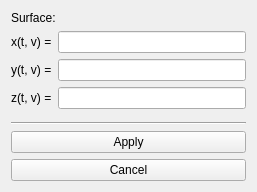
<?xml version="1.0" encoding="UTF-8"?>
<ui version="4.0">
 <class>Form</class>
 <widget class="QWidget" name="Form">
  <property name="geometry">
   <rect>
    <x>0</x>
    <y>0</y>
    <width>257</width>
    <height>192</height>
   </rect>
  </property>
  <property name="windowTitle">
   <string>Form</string>
  </property>
  <layout class="QVBoxLayout" name="verticalLayout">
   <item>
    <widget class="QLabel" name="label_4">
     <property name="text">
      <string>Surface:</string>
     </property>
    </widget>
   </item>
   <item>
    <layout class="QHBoxLayout" name="create_curve_layout">
     <item>
      <layout class="QVBoxLayout" name="verticalLayout_point1">
       <item>
        <layout class="QHBoxLayout" name="horizontalLayout">
         <item>
          <widget class="QLabel" name="label">
           <property name="text">
            <string>x(t, v) =</string>
           </property>
          </widget>
         </item>
         <item>
          <widget class="QLineEdit" name="surface_input_x"/>
         </item>
        </layout>
       </item>
       <item>
        <layout class="QHBoxLayout" name="horizontalLayout_2">
         <item>
          <widget class="QLabel" name="label_2">
           <property name="text">
            <string>y(t, v) =</string>
           </property>
          </widget>
         </item>
         <item>
          <widget class="QLineEdit" name="surface_input_y"/>
         </item>
        </layout>
       </item>
       <item>
        <layout class="QHBoxLayout" name="horizontalLayout_3">
         <item>
          <widget class="QLabel" name="label_3">
           <property name="text">
            <string>z(t, v) =</string>
           </property>
          </widget>
         </item>
         <item>
          <widget class="QLineEdit" name="surface_input_z"/>
         </item>
        </layout>
       </item>
      </layout>
     </item>
    </layout>
   </item>
   <item>
    <spacer name="verticalSpacer">
     <property name="orientation">
      <enum>Qt::Vertical</enum>
     </property>
     <property name="sizeHint" stdset="0">
      <size>
       <width>20</width>
       <height>0</height>
      </size>
     </property>
    </spacer>
   </item>
   <item>
    <widget class="Line" name="line">
     <property name="orientation">
      <enum>Qt::Horizontal</enum>
     </property>
    </widget>
   </item>
   <item>
    <widget class="QPushButton" name="applyButton">
     <property name="text">
      <string>Apply</string>
     </property>
    </widget>
   </item>
   <item>
    <widget class="QPushButton" name="cancelButton">
     <property name="text">
      <string>Cancel</string>
     </property>
    </widget>
   </item>
  </layout>
 </widget>
 <resources/>
 <connections/>
</ui>
